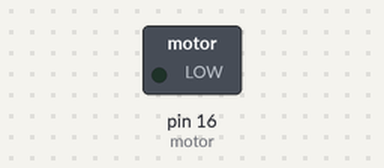
The sketch below on a simulated Arduino Uno, built with avr-gcc and run on an emulated ATmega328P. On the bench: switched loads named in the sketch (green lamp = pin HIGH). What the sketch prints to the serial monitor is not drawn.

Above: at 1.9 s.
At 7.7 s:
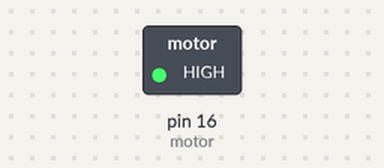
Timing chart, 0 to 20.1 s (numbered marks = the images above):
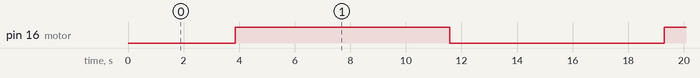

The sketch:

ejemplo_pwm.ino
```cpp
const int motor = 16;

void setup() {
  // put your setup code here, to run once:
  Serial.begin(115200);
  pinMode(motor, OUTPUT);
}

void loop() {
  // put your main code here, to run repeatedly:
   for(int i=0;i<=255;i++){
      analogWrite(motor, i);
      Serial.println(i);
      delay(30);
  }
  for(int i=255;i>=0;i--){
      analogWrite(motor, i);
      Serial.println(i);
      delay(30);
  }

}
```

Measured:
- by itself, pin 16 (motor): alternates HIGH for 7.7 s and LOW for 7.7 s
